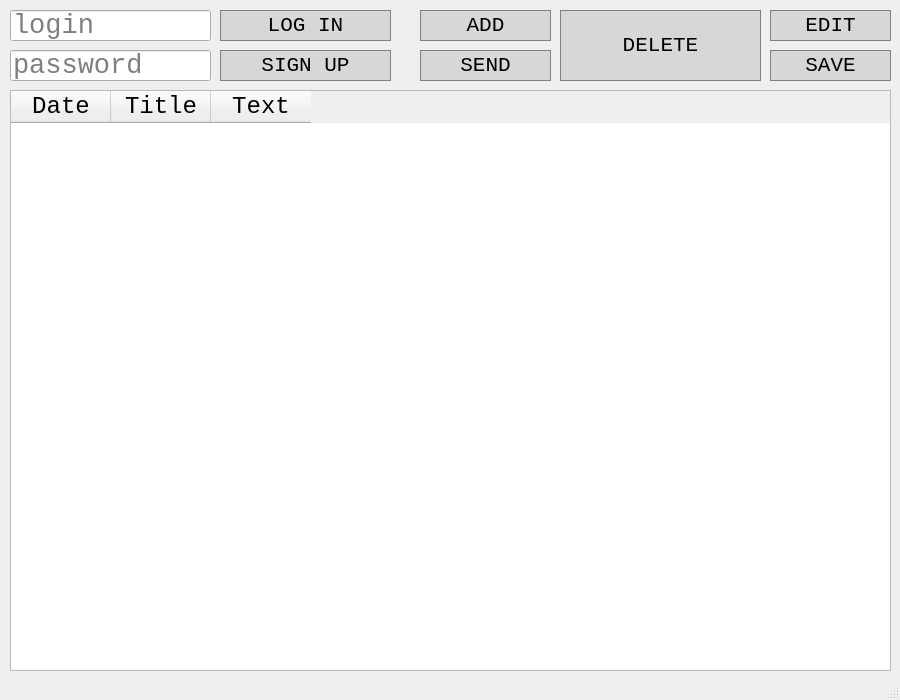
<?xml version="1.0" encoding="UTF-8"?>
<ui version="4.0">
 <class>NoteList</class>
 <widget class="QMainWindow" name="NoteList">
  <property name="geometry">
   <rect>
    <x>0</x>
    <y>0</y>
    <width>900</width>
    <height>700</height>
   </rect>
  </property>
  <property name="minimumSize">
   <size>
    <width>560</width>
    <height>700</height>
   </size>
  </property>
  <property name="maximumSize">
   <size>
    <width>900</width>
    <height>700</height>
   </size>
  </property>
  <property name="windowTitle">
   <string>MainWindow</string>
  </property>
  <property name="styleSheet">
   <string notr="true">background-coor: rgb(214, 214, 214)</string>
  </property>
  <widget class="QWidget" name="centralwidget">
   <widget class="QLineEdit" name="line_login">
    <property name="geometry">
     <rect>
      <x>10</x>
      <y>10</y>
      <width>201</width>
      <height>31</height>
     </rect>
    </property>
    <property name="font">
     <font>
      <family>Consolas</family>
      <pointsize>20</pointsize>
     </font>
    </property>
    <property name="statusTip">
     <string extracomment="login"/>
    </property>
    <property name="placeholderText">
     <string notr="true">login</string>
    </property>
    <property name="cursorMoveStyle">
     <enum>Qt::VisualMoveStyle</enum>
    </property>
    <property name="clearButtonEnabled">
     <bool>true</bool>
    </property>
   </widget>
   <widget class="QLineEdit" name="line_password">
    <property name="geometry">
     <rect>
      <x>10</x>
      <y>50</y>
      <width>201</width>
      <height>31</height>
     </rect>
    </property>
    <property name="font">
     <font>
      <family>Consolas</family>
      <pointsize>20</pointsize>
     </font>
    </property>
    <property name="placeholderText">
     <string>password</string>
    </property>
    <property name="cursorMoveStyle">
     <enum>Qt::LogicalMoveStyle</enum>
    </property>
    <property name="clearButtonEnabled">
     <bool>true</bool>
    </property>
   </widget>
   <widget class="QPushButton" name="button_log">
    <property name="geometry">
     <rect>
      <x>220</x>
      <y>10</y>
      <width>171</width>
      <height>31</height>
     </rect>
    </property>
    <property name="font">
     <font>
      <family>Consolas</family>
      <pointsize>16</pointsize>
     </font>
    </property>
    <property name="styleSheet">
     <string notr="true">QPushButton {
  background-color: rgb(215, 215, 215);
  border: 1px solid gray;
}
QPushButton:pressed {
    background-color: qlineargradient(x1: 0, y1: 0, x2: 0, y2: 1,
                                      stop: 0 #BEBEBE, stop: 1 #D7D7D7);
}</string>
    </property>
    <property name="text">
     <string>LOG IN</string>
    </property>
   </widget>
   <widget class="QPushButton" name="button_sign">
    <property name="geometry">
     <rect>
      <x>220</x>
      <y>50</y>
      <width>171</width>
      <height>31</height>
     </rect>
    </property>
    <property name="font">
     <font>
      <family>Consolas</family>
      <pointsize>16</pointsize>
     </font>
    </property>
    <property name="styleSheet">
     <string notr="true">QPushButton {
  background-color: rgb(215, 215, 215);
  border: 1px solid gray;
}
QPushButton:pressed {
    background-color: qlineargradient(x1: 0, y1: 0, x2: 0, y2: 1,
                                      stop: 0 #BEBEBE, stop: 1 #D7D7D7);
}</string>
    </property>
    <property name="text">
     <string>SIGN UP</string>
    </property>
   </widget>
   <widget class="QPushButton" name="button_add">
    <property name="geometry">
     <rect>
      <x>420</x>
      <y>10</y>
      <width>131</width>
      <height>31</height>
     </rect>
    </property>
    <property name="font">
     <font>
      <family>Consolas</family>
      <pointsize>16</pointsize>
     </font>
    </property>
    <property name="styleSheet">
     <string notr="true">QPushButton {
  background-color: rgb(215, 215, 215);
  border: 1px solid gray;
}
QPushButton:pressed {
    background-color: qlineargradient(x1: 0, y1: 0, x2: 0, y2: 1,
                                      stop: 0 #BEBEBE, stop: 1 #D7D7D7);
}</string>
    </property>
    <property name="text">
     <string>ADD</string>
    </property>
   </widget>
   <widget class="QPushButton" name="button_delete">
    <property name="geometry">
     <rect>
      <x>560</x>
      <y>10</y>
      <width>201</width>
      <height>71</height>
     </rect>
    </property>
    <property name="font">
     <font>
      <family>Consolas</family>
      <pointsize>16</pointsize>
     </font>
    </property>
    <property name="styleSheet">
     <string notr="true">QPushButton {
  background-color: rgb(215, 215, 215);
  border: 1px solid gray;
}
QPushButton:pressed {
    background-color: qlineargradient(x1: 0, y1: 0, x2: 0, y2: 1,
                                      stop: 0 #BEBEBE, stop: 1 #D7D7D7);
}</string>
    </property>
    <property name="text">
     <string>DELETE</string>
    </property>
   </widget>
   <widget class="QPushButton" name="button_edit">
    <property name="geometry">
     <rect>
      <x>770</x>
      <y>10</y>
      <width>121</width>
      <height>31</height>
     </rect>
    </property>
    <property name="font">
     <font>
      <family>Consolas</family>
      <pointsize>16</pointsize>
     </font>
    </property>
    <property name="styleSheet">
     <string notr="true">QPushButton {
  background-color: rgb(215, 215, 215);
  border: 1px solid gray;
}
QPushButton:pressed {
    background-color: qlineargradient(x1: 0, y1: 0, x2: 0, y2: 1,
                                      stop: 0 #BEBEBE, stop: 1 #D7D7D7);
}</string>
    </property>
    <property name="text">
     <string>EDIT</string>
    </property>
   </widget>
   <widget class="QTableWidget" name="table_w">
    <property name="geometry">
     <rect>
      <x>10</x>
      <y>90</y>
      <width>881</width>
      <height>581</height>
     </rect>
    </property>
    <property name="font">
     <font>
      <family>Consolas</family>
      <pointsize>16</pointsize>
     </font>
    </property>
    <property name="statusTip">
     <string/>
    </property>
    <property name="autoFillBackground">
     <bool>false</bool>
    </property>
    <column>
     <property name="text">
      <string>Date</string>
     </property>
     <property name="font">
      <font>
       <family>Consolas</family>
       <pointsize>18</pointsize>
      </font>
     </property>
    </column>
    <column>
     <property name="text">
      <string>Title</string>
     </property>
     <property name="font">
      <font>
       <family>Consolas</family>
       <pointsize>18</pointsize>
      </font>
     </property>
    </column>
    <column>
     <property name="text">
      <string>Text</string>
     </property>
     <property name="font">
      <font>
       <family>Consolas</family>
       <pointsize>18</pointsize>
      </font>
     </property>
    </column>
   </widget>
   <widget class="QPushButton" name="button_send">
    <property name="geometry">
     <rect>
      <x>420</x>
      <y>50</y>
      <width>131</width>
      <height>31</height>
     </rect>
    </property>
    <property name="font">
     <font>
      <family>Consolas</family>
      <pointsize>16</pointsize>
     </font>
    </property>
    <property name="styleSheet">
     <string notr="true">QPushButton {
  background-color: rgb(215, 215, 215);
  border: 1px solid gray;
}
QPushButton:pressed {
    background-color: qlineargradient(x1: 0, y1: 0, x2: 0, y2: 1,
                                      stop: 0 #BEBEBE, stop: 1 #D7D7D7);
}</string>
    </property>
    <property name="text">
     <string>SEND</string>
    </property>
   </widget>
   <widget class="QPushButton" name="button_save">
    <property name="geometry">
     <rect>
      <x>770</x>
      <y>50</y>
      <width>121</width>
      <height>31</height>
     </rect>
    </property>
    <property name="font">
     <font>
      <family>Consolas</family>
      <pointsize>16</pointsize>
     </font>
    </property>
    <property name="styleSheet">
     <string notr="true">QPushButton {
  background-color: rgb(215, 215, 215);
  border: 1px solid gray;
}
QPushButton:pressed {
    background-color: qlineargradient(x1: 0, y1: 0, x2: 0, y2: 1,
                                      stop: 0 #BEBEBE, stop: 1 #D7D7D7);
}</string>
    </property>
    <property name="text">
     <string>SAVE</string>
    </property>
   </widget>
  </widget>
  <widget class="QStatusBar" name="statusbar"/>
 </widget>
 <resources/>
 <connections/>
</ui>
